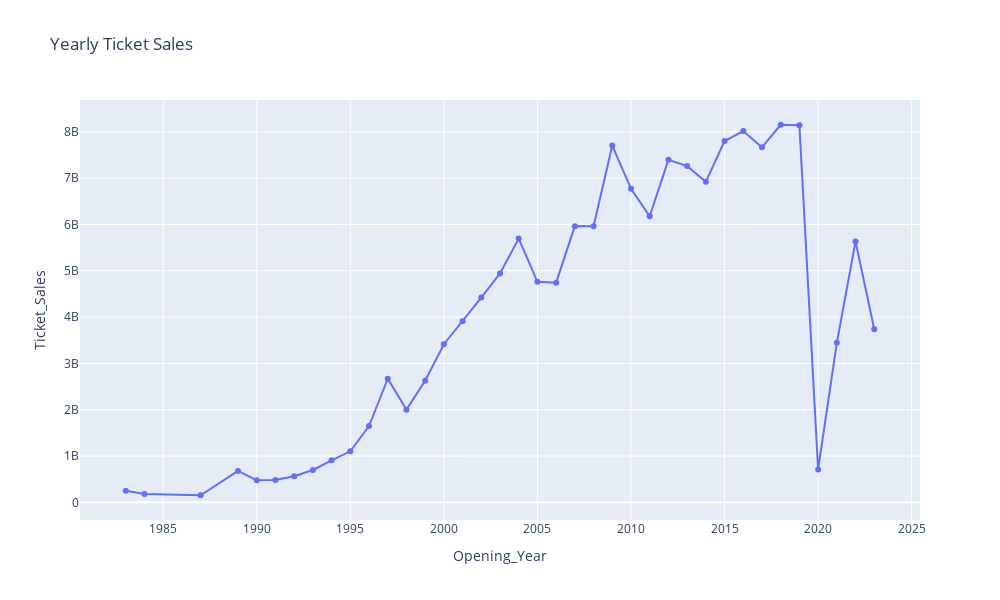

Notebook cell for this chart:
### Code cell
#visualizing year sales trend
fig = px.line(yearly_sales, x="Opening_Year", y="Ticket_Sales", title='Yearly Ticket Sales',
              markers =True, width=1000, height=600, )
fig.show()

### Figure 1 — Plotly figure (JSON) as saved in the notebook; plotly's stock layout.template omitted (floating-point values rounded to 4 significant figures)
{"data": [{"hovertemplate": "Opening_Year=%{x}<br>Ticket_Sales=%{y}<extra></extra>", "legendgroup": "", "line": {"color": "#636efa", "dash": "solid"}, "marker": {"symbol": "circle"}, "mode": "lines+markers", "name": "", "orientation": "v", "showlegend": false, "type": "scatter", "x": [1983, 1984, 1987, 1989, 1990, 1991, 1992, 1993, 1994, 1995, 1996, 1997, 1998, 1999, 2000, 2001, 2002, 2003, 2004, 2005, 2006, 2007, 2008, 2009, 2010, 2011, 2012, 2013, 2014, 2015, 2016, 2017, 2018, 2019, 2020, 2021, 2022, 2023], "xaxis": "x", "y": [252583617, 179870271, 153665036, 679305470, 475940428, 483839679, 563671531, 699292074, 907382581, 1102449049, 1648318796, 2668836540, 2002119293, 2627422337, 3414062388, 3912742926, 4420498547, 4942479483, 5694635511, 4762243039, 4743515438, 5963849004, 5959081232, 7702459779, 6771736473, 6177680337, 7395627367, 7261775362, 6921105282, 7800006161, 8015850210, 7666611429, 8152708621, 8143781234, 710792948, 3444645163, 5634370995, 3739339921], "yaxis": "y"}], "layout": {"height": 600, "legend": {"tracegroupgap": 0}, "title": {"text": "Yearly Ticket Sales"}, "width": 1000, "xaxis": {"anchor": "y", "autorange": true, "domain": [0, 1], "range": [1981.0, 2025.0], "title": {"text": "Opening_Year"}, "type": "linear"}, "yaxis": {"anchor": "x", "autorange": true, "domain": [0, 1], "range": [-380700000.0, 8687000000.0], "title": {"text": "Ticket_Sales"}, "type": "linear"}}}
